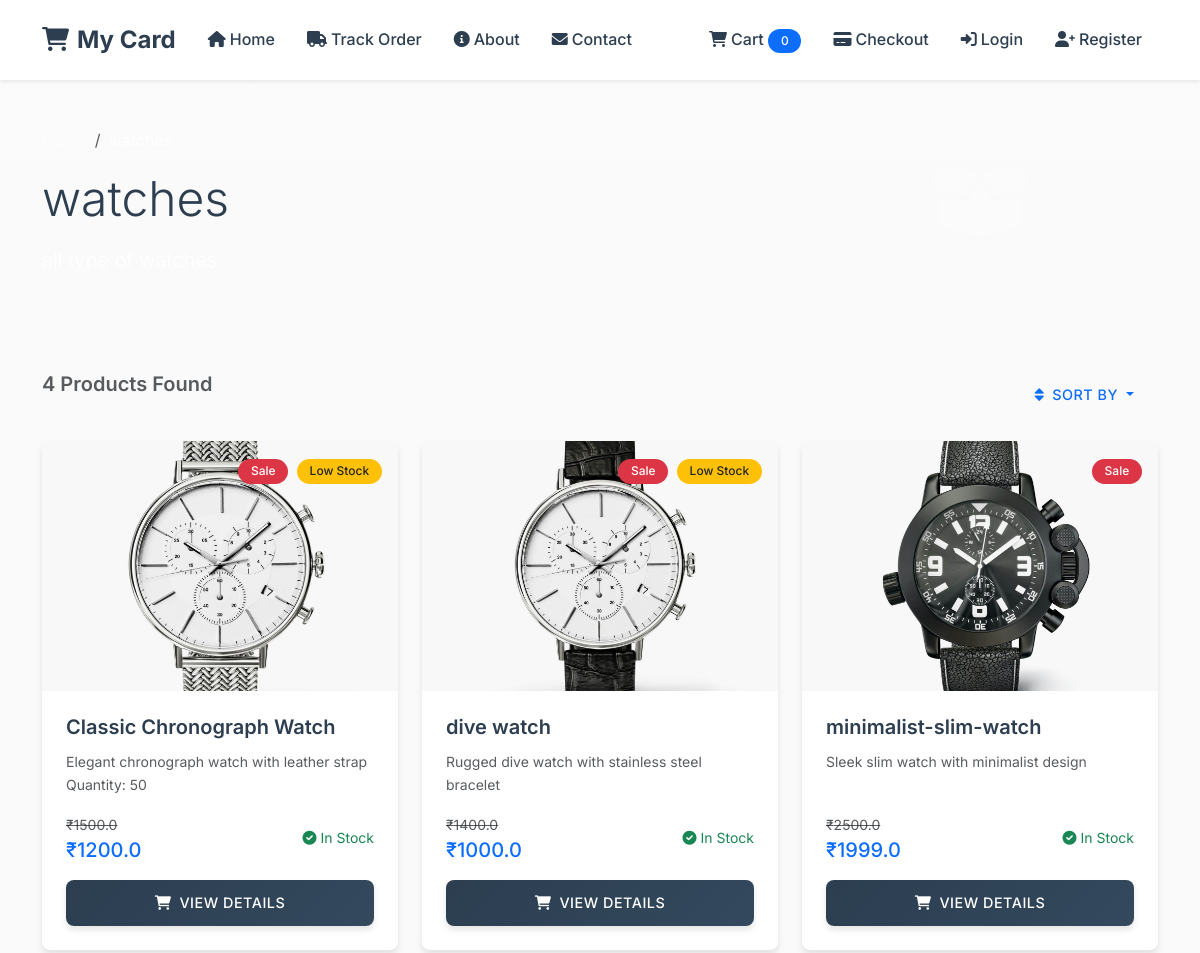
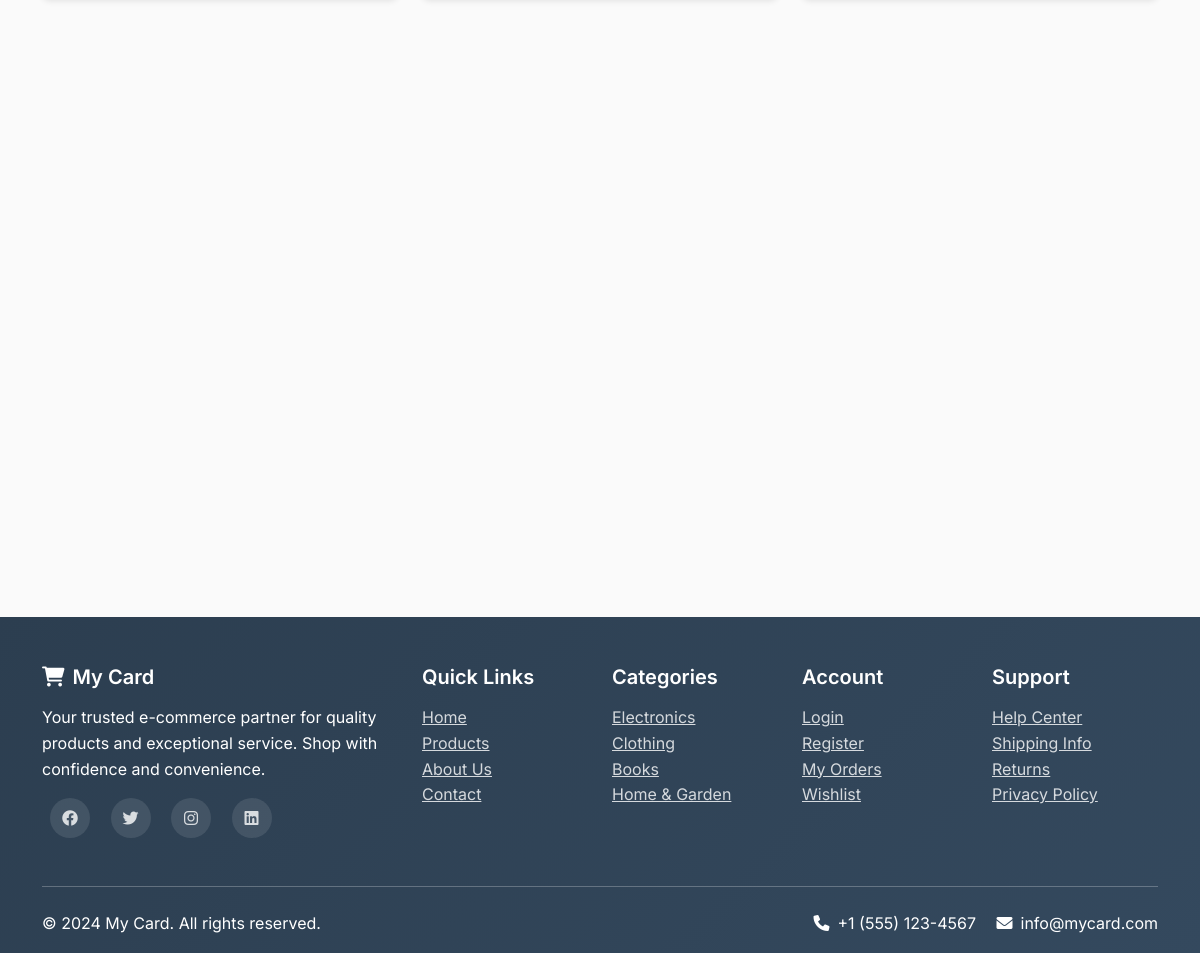
Screenshot of /category/watches/ with the database file from the repository (2 pictures, top to bottom).
### store/models.py (models this page shows, shortened)
class Category(models.Model):
    slug = models.CharField(max_length=50, null=False, blank=False)
    name = models.CharField(max_length=50, null=False, blank=False)
    image = models.ImageField(upload_to=get_file_path, null=False, blank=False)
    description = models.TextField(max_length=500, null=False, blank=False)
    status = models.BooleanField(default=False, null=True, blank=False)
    trending = models.BooleanField(default=False, null=True, blank=False)
    meta_title = models.CharField(max_length=150, null=False, blank=False)
    meta_keywords = models.CharField(max_length=150, null=False, blank=False)
    meta_description = models.CharField(max_length=150, null=False, blank=False)
    created_at = models.DateTimeField(auto_now_add=True)

class Product(models.Model):
    category = models.ForeignKey(Category, on_delete=models.CASCADE)
    slug = models.CharField(max_length=50, null=False, blank=False)
    name = models.CharField(max_length=50, null=False, blank=False)
    product_image = models.ImageField(upload_to=get_file_path, null=False, blank=False)
    small_description = models.CharField(max_length=150, null=False, blank=False)
    quantity = models.IntegerField(null=False, blank=False)
    description = models.TextField(max_length=500, null=False, blank=False)
    original_price = models.FloatField(null=False, blank=False)
    selling_price = models.FloatField(null=False, blank=False)
    status = models.BooleanField(default=False, null=True, blank=False)
    trending = models.BooleanField(default=False, null=True, blank=False)
    tag = models.CharField(max_length=150, null=False, blank=False)
    meta_title = models.CharField(max_length=150, null=False, blank=False)
    meta_keywords = models.CharField(max_length=150, null=False, blank=False)
    meta_description = models.CharField(max_length=150, null=False, blank=False)
    created_at = models.DateTimeField(auto_now_add=True)

### store/views.py (the view)
# urls.py: path('category/<str:slug>/', views.category_view, name='category_view'),
def category_view(request, slug):
    if Category.objects.filter(slug=slug, status=True):
        products = Product.objects.filter(category__slug=slug)
        category = Category.objects.get(slug=slug)
        return render(request, 'store/product.html', {'products': products, 'category': category})
    else:
        return render(request, 'store/product.html', {'message': 'No such category found'})

### store/templates/store/product.html (shortened to what this page needs)
{% extends 'store/base.html' %}
{% block content %}
{% if category %}
<div class="bg-gradient text-white py-5">
    <div class="container">
        <div class="row align-items-center">
            <div class="col-lg-8">
                <nav aria-label="breadcrumb" class="mb-3">
                    <ol class="breadcrumb mb-0">
                        <li class="breadcrumb-item"><a href="{% url 'home' %}" class="text-white-50">Home</a></li>
                        <li class="breadcrumb-item active text-white">{{ category.name }}</li>
                    </ol>
                </nav>
                <h1 class="display-5 mb-3">{{ category.name }}</h1>
                <p class="lead mb-0">{{ category.description }}</p>
            </div>
            <div class="col-lg-4 text-center">
                <i class="fas fa-box-open fa-5x opacity-25"></i>
            </div>
        </div>
    </div>
</div>
{% endif %}
<div class="container my-5">
    <div class="row mb-4">
        <div class="col-md-6">
            <h5 class="text-muted">{{ products|length }} Product{{ products|length|pluralize }} Found</h5>
        </div>
        <div class="col-md-6 text-md-end">
            <div class="dropdown">
                <button class="btn btn-outline-primary dropdown-toggle" type="button" data-bs-toggle="dropdown">
                    <i class="fas fa-sort me-2"></i>Sort By
                </button>
            </div>
        </div>
    </div>
    <div class="row">
        {% for product in products %}
        <div class="col-lg-4 col-md-6 mb-4 scroll-animate">
            <div class="card h-100 product-card">
                <div class="position-relative overflow-hidden">
                    <div class="position-absolute top-0 end-0 m-3">
                        {% if product.original_price > product.selling_price %}
                            <span class="badge bg-danger">Sale</span>
                        {% endif %}
                        {% if product.quantity < 5 %}
                            <span class="badge bg-warning text-dark ms-1">Low Stock</span>
                        {% endif %}
                    </div>
                </div>
                <div class="card-body d-flex flex-column">
                    <h5 class="card-title">
                        <a href="{% url 'product_view' product.category.slug product.slug %}" class="text-decoration-none">{{ product.name }}</a>
                    </h5>
                    <p class="text-muted small flex-grow-1">{{ product.small_description|truncatewords:12 }}</p>
                    <div class="mt-auto">
                        <div class="d-flex align-items-center justify-content-between mb-3">
                            <div>
                                {% if product.original_price > product.selling_price %}
                                    <span class="text-decoration-line-through text-muted small">₹{{ product.original_price }}</span><br>
                                {% endif %}
                                <span class="text-primary h5 mb-0">₹{{ product.selling_price }}</span>
                            </div>
                            <div class="text-end">
                                {% if product.quantity > 0 %}
                                    <small class="text-success"><i class="fas fa-check-circle"></i> In Stock</small>
                                {% else %}
                                    <small class="text-danger"><i class="fas fa-times-circle"></i> Out of Stock</small>
                                {% endif %}
                            </div>
                        </div>
                        <a href="{% url 'product_view' product.category.slug product.slug %}" class="btn btn-primary w-100">
                            <i class="fas fa-shopping-cart me-2"></i>View Details
                        </a>
                    </div>
                </div>
            </div>
        </div>
        {% endfor %}
    </div>
</div>
{% endblock %}

### static/css/style.css (style rules this page uses)
:root { --primary-color: #2c3e50; --secondary-color: #34495e; --accent-color: #e74c3c; --success-color: #27ae60; --warning-color: #f39c12; --light-bg: #ecf0f1; --dark-text: #2c3e50; --light-text: #7f8c8d; --white: #ffffff; --shadow: 0 4px 6px rgba(0, 0, 0, 0.1); --shadow-hover: 0 8px 25px rgba(0, 0, 0, 0.15); --border-radius: 8px; --transition: all 0.3s ease; }
* { margin: 0; padding: 0; box-sizing: border-box; }
body { font-family: 'Inter', -apple-system, BlinkMacSystemFont, 'Segoe UI', Roboto, sans-serif; line-height: 1.6; color: var(--dark-text); background-color: #fafafa; }
h1, h2, h3, h4, h5, h6 { font-weight: 600; margin-bottom: 1rem; color: var(--dark-text); }
.btn { border-radius: var(--border-radius); font-weight: 500; padding: 0.75rem 1.5rem; transition: var(--transition); border: none; text-transform: uppercase; letter-spacing: 0.5px; font-size: 0.9rem; }
.btn-primary { background: linear-gradient(135deg, var(--primary-color), var(--secondary-color)); border: none; box-shadow: var(--shadow); }
.card { border: none; border-radius: var(--border-radius); box-shadow: var(--shadow); transition: var(--transition); overflow: hidden; background: var(--white); }
.card-body { padding: 1.5rem; }
.card-title { font-weight: 600; color: var(--dark-text); margin-bottom: 0.75rem; }
.card-title a { color: inherit; text-decoration: none; transition: var(--transition); }
.badge { border-radius: 50px; padding: 0.4rem 0.8rem; font-weight: 500; }
.bg-gradient { background: linear-gradient(135deg, var(--primary-color), var(--secondary-color)); }
.scroll-animate { opacity: 0; transform: translateY(30px); transition: all 0.6s ease; }
.scroll-animate.animate { opacity: 1; transform: translateY(0); }

### store/templates/store/product.html (style rules this page uses)
.product-card { transition: var(--transition); }

### rows the page displays
Category: name "watches"
Product: shows "Sale", quantity "Low Stock", name "Classic Chronograph Watch", small_description "Elegant chronograph watch with leather strap Quantity: 50", original_price "1500.0", selling_price "1200.0"
Product: shows "Sale", quantity "Low Stock", name "dive watch", small_description "Rugged dive watch with stainless steel bracelet", original_price "1400.0", selling_price "1000.0"
Product: shows "Sale", name "minimalist-slim-watch", small_description "Sleek slim watch with minimalist design", original_price "2500.0", selling_price "1999.0", quantity "In Stock"

### other values shown
{{ products|length }} "4"
